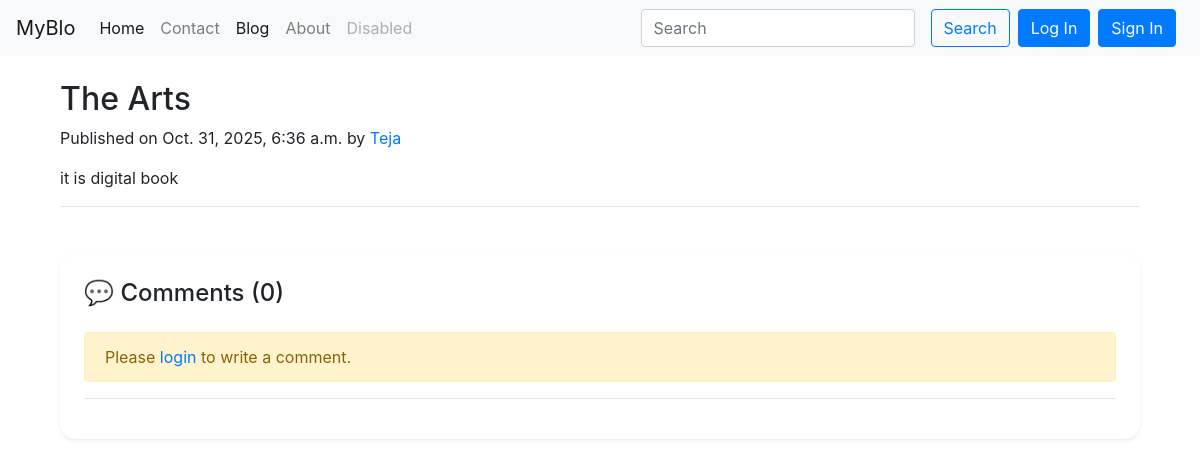
Before: /blog/the+arts+book/ with the older database file.
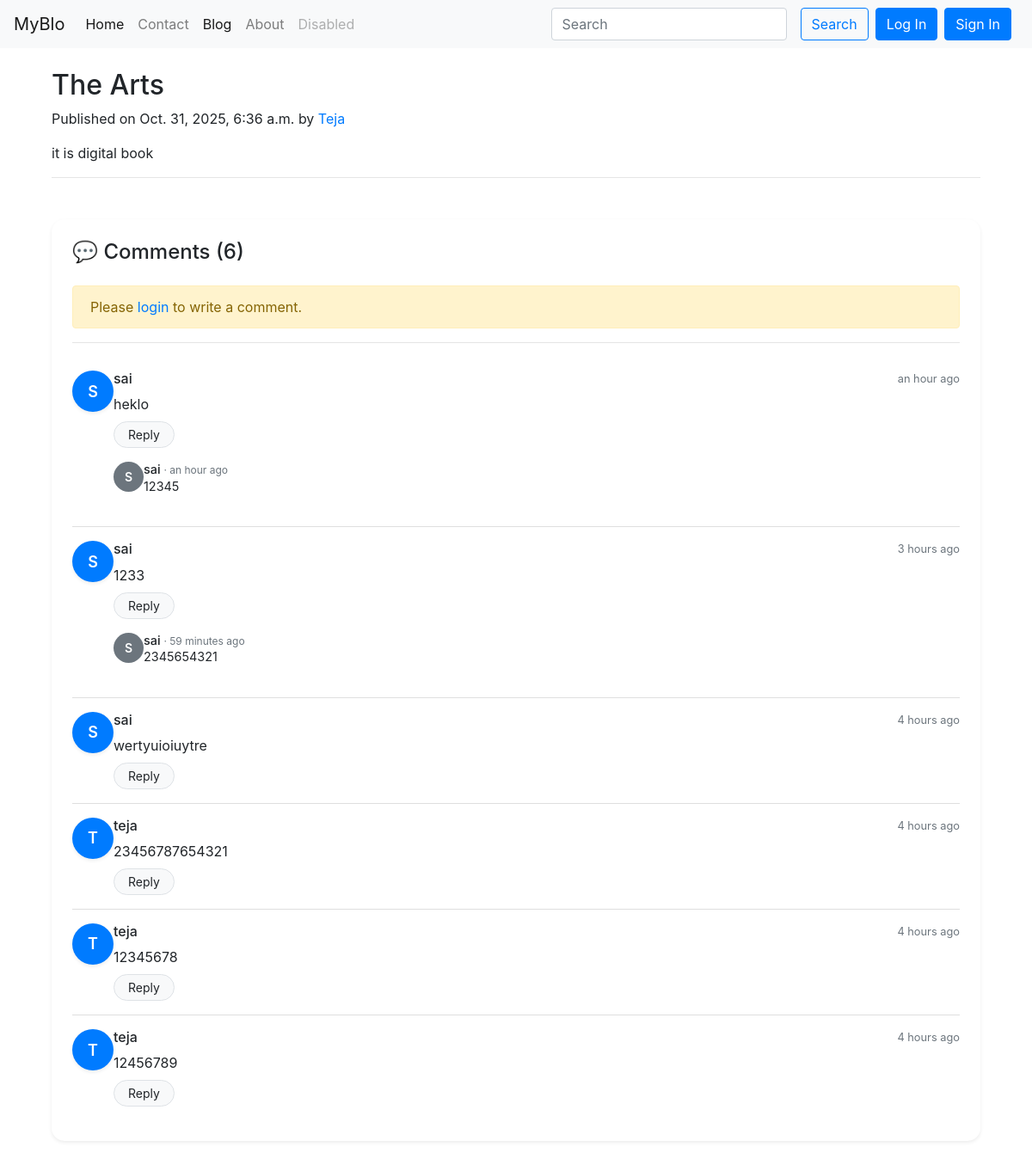
After: the same page with the newer database file.
### blog/models.py (models this page shows, shortened)
class post(models.Model):
    sno = models.AutoField(primary_key=True)
    author = models.CharField(max_length=200)
    title = models.CharField(max_length=100)
    slug=models.CharField(max_length=100)
    timeStamp=models.DateTimeField(auto_now_add=True,blank=True)
    content=models.TextField()

class Comment(models.Model):
    roll=models.AutoField(primary_key=True)
    post = models.ForeignKey(post, on_delete=models.CASCADE, related_name="comments")
    user = models.ForeignKey(User, on_delete=models.CASCADE)
    comment = models.TextField()
    timestamp = models.DateTimeField(auto_now_add=True)

class Reply(models.Model):
    comment = models.ForeignKey(Comment, on_delete=models.CASCADE, related_name="replies")
    user = models.ForeignKey(User, on_delete=models.CASCADE)
    reply = models.TextField()
    timestamp = models.DateTimeField(auto_now_add=True)

### blog/views.py (the view)
# urls.py: path("<str:slug>/", views.blog_post, name="blog_post"),
def blog_post(request, slug):
    post_item = get_object_or_404(post, slug=slug)
    comments = post_item.comments.order_by('-timestamp')
    context = {
        'post': post_item,
        'comments': comments
    }
    return render(request, 'blog/blog_post.html', context)

### templates/blog/blog_post.html (shortened to what this page needs)
{% extends 'base.html' %}
{% block blogactive %}active{% endblock blogactive %}
{% block body %}
{% load humanize %}
<div class="container my-4">
  <div class="blog-post">
    <h2 class="blog-post-title">{{ post.title }}</h2>
    <p class="blog-post-meta">
      Published on {{ post.timeStamp }} by <a href="#">{{ post.author }}</a>
    </p>
    <p>{{post.content}}</p>
    <hr />
  </div>
</div>
<div class="container mt-5">
  <div class="card shadow-sm border-0 mb-5" style="border-radius: 15px">
    <div class="card-body p-4">
      <h4 class="mb-4 fw-bold">💬 Comments ({{ comments|length }})</h4>
      {% if user.is_authenticated %}
      <form
        action="{% url 'add_comment' post.slug %}"
        method="POST"
        class="mb-4"
      >
        {% csrf_token %}
        <div class="mb-3">
          <textarea
            class="form-control form-control-lg"
            name="comment"
            rows="3"
            placeholder="Write your comment..."
            required
          ></textarea>
        </div>
        <button type="submit" class="btn btn-primary px-4">
          <i class="bi bi-send"></i> Submit
        </button>
      </form>
      {% else %}
      <div class="alert alert-warning">
        Please <a href="/">login</a> to write a comment.
      </div>
      {% endif %}
      <hr />
      <ul class="list-group list-group-flush mt-3">
        {% for c in comments %}
        <li class="list-group-item px-0 py-3">
          <div class="d-flex gap-3">
            <div
              class="rounded-circle bg-primary text-white d-flex align-items-center justify-content-center shadow-sm"
              style="
                width: 48px;
                height: 48px;
                font-size: 18px;
                font-weight: 600;
              "
            >
              {{ c.user.username|first|upper }}
            </div>
            <div class="flex-grow-1">
              <div class="d-flex justify-content-between align-items-center">
                <h6 class="fw-bold mb-0">{{ c.user.username }}</h6>
                <small class="text-muted">{{ c.timestamp|naturaltime }}</small>
              </div>
              <p class="mt-2 mb-2">{{ c.comment }}</p>
              <button
                class="btn btn-light btn-sm border rounded-pill px-3"
                type="button"
                data-bs-toggle="collapse"
                data-bs-target="#reply{{c.pk}}"
              >
                Reply
              </button>
              {% if c.replies.all %}
              <div class="mt-3 ms-4">
                {% for r in c.replies.all %}
                <div class="d-flex mb-3">
                  <div
                    class="rounded-circle bg-secondary text-white d-flex align-items-center justify-content-center"
                    style="
                      width: 35px;
                      height: 35px;
                      font-size: 14px;
                      font-weight: 600;
                    "
                  >
                    {{ r.user.username|first|upper }}
                  </div>
                  <div class="ms-3">
                    <h6 class="fw-bold mb-0" style="font-size: 0.9rem">
                      {{ r.user.username }}
                      <small class="text-muted" style="font-size: 0.75rem"
                        >· {{ r.timestamp|naturaltime }}</small
                      >
                    </h6>
                    <p class="mb-1" style="font-size: 0.9rem">{{ r.reply }}</p>
                  </div>
                </div>
                {% endfor %}
              </div>
              {% endif %}
            </div>
          </div>
        </li>
        {% endfor %}
      </ul>
    </div>
  </div>
</div>
{% endblock body %}

### templates/base.html (shortened to what this page needs)
<!doctype html>
<html lang="en">
  <head>
    <link rel="stylesheet" href="https://cdn.jsdelivr.net/npm/bootstrap@4.4.1/dist/css/bootstrap.min.css">
  </head>
  <body>
    <nav class="navbar navbar-expand-lg navbar-light bg-light">
  <a class="navbar-brand" href="#">MyBlo</a>
  <div class="collapse navbar-collapse" id="navbarSupportedContent">
    <ul class="navbar-nav mr-auto">
      <li class="nav-item active">
        <a class="nav-link {% block homeactive %}{% endblock homeactive%}" href="/"  >Home <span class="sr-only">(current)</span></a>
      </li>
      <li class="nav-item">
        <a class="nav-link {% block contactactive %}{% endblock contactactive%}" href="/contact">Contact</a>
      </li>
      <li class="nav-item">
        <a class="nav-link {% block blogactive %}{% endblock blogactive%}" href="/blog">Blog</a>
      </li>
      <li class="nav-item">
        <a class="nav-link {% block aboutactive %}{% endblock aboutactive %}" href="/about">About</a>
      </li>
      <li class="nav-item">
        <a class="nav-link disabled" href="#" tabindex="-1" aria-disabled="true">Disabled</a>
      </li>
    </ul>
    <form class="form-inline my-2 my-lg-0" method="get" action="{% url 'search' %}">
      <input class="form-control mr-sm-2" type="search" placeholder="Search" aria-label="Search" name="query" id="query">
      <button class="btn btn-outline-primary my-2 my-sm-0 mx-2" type="submit">Search</button>
    </form>
    {% if user.is_authenticated %}
    <div class="nav-item dropdown">
          <a class="nav-link dropdown-toggle" href="#" role="button" data-bs-toggle="dropdown" aria-expanded="false">
            Welcome,{{request.user}}
          </a>
          <ul class="dropdown-menu">
            <li><a class="dropdown-item" href="/logout">Logout</a></li>
          </ul>
        </div>
    {% else %}
    <button type="button" class="btn btn-primary" data-bs-toggle="modal" data-bs-target="#logModal">
          Log In
    </button>
    <button type="button" class="btn btn-primary mx-2" data-bs-toggle="modal" data-bs-target="#signModal">
          Sign In
    </button>
    {% endif %}
  </div>
</nav>
    <div class="container">
       {% block body %}{% endblock body %}
    </div>
  </body>
</html>

Changed rows visible on the page:
added Comment: user.username|first "S", user.username "sai", timestamp "an hour ago", comment "heklo"
added Reply: user.username|first "S", user.username "sai", timestamp "an hour ago", reply "12345"
added Comment: user.username|first "S", user.username "sai", timestamp "3 hours ago", comment "1233"
added Reply: user.username|first "S", user.username "sai", timestamp "59 minutes ago", reply "2345654321"
added Comment: user.username|first "S", user.username "sai", timestamp "4 hours ago", comment "wertyuioiuytre"
added Comment: user.username|first "T", user.username "teja", timestamp "4 hours ago", comment "23456787654321"
added Comment: user.username|first "T", user.username "teja", timestamp "4 hours ago", comment "12345678"
added Comment: user.username|first "T", user.username "teja", timestamp "4 hours ago", comment "12456789"
Other visible differences:
{{ comments|length }}: "0" → "6"
